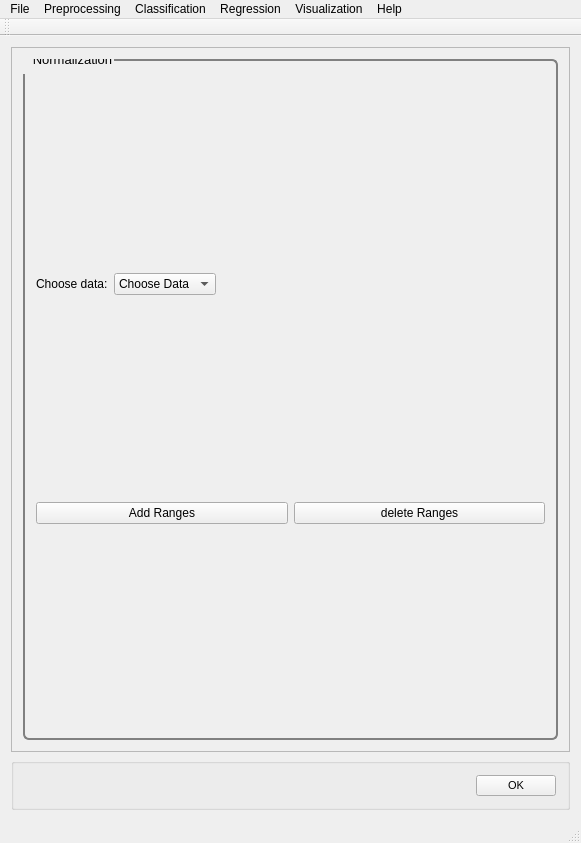
<?xml version="1.0" encoding="UTF-8"?>
<ui version="4.0">
    <class>MainWindow</class>
    <widget class="QMainWindow" name="MainWindow">
        <property name="geometry">
            <rect>
                <x>0</x>
                <y>0</y>
                <width>581</width>
                <height>843</height>
            </rect>
        </property>
        <property name="windowTitle">
            <string>PYSAT</string>
        </property>
        <widget class="QWidget" name="centralWidget">
            <layout class="QVBoxLayout" name="verticalLayout_9">
                <item>
                    <widget class="QScrollArea" name="scrollArea">
                        <property name="widgetResizable">
                            <bool>true</bool>
                        </property>
                        <widget class="QWidget" name="scrollAreaWidgetContents_2">
                            <property name="geometry">
                                <rect>
                                    <x>0</x>
                                    <y>0</y>
                                    <width>561</width>
                                    <height>721</height>
                                </rect>
                            </property>
                            <property name="font">
                                <font>
                                    <pointsize>8</pointsize>
                                </font>
                            </property>
                            <property name="styleSheet">
                                <string notr="true">QGroupBox {
                                    border: 2px solid gray;
                                    border-radius: 6px;
                                    margin-top: 0.5em;
                                    }

                                    QGroupBox::title {

                                    padding-top: -14px;
                                    padding-left: 8px;
                                    }
                                </string>
                            </property>
                            <layout class="QVBoxLayout" name="verticalLayout_8">
                                <item>
                                    <widget class="QGroupBox" name="normalization">
                                        <property name="font">
                                            <font>
                                                <pointsize>10</pointsize>
                                            </font>
                                        </property>
                                        <property name="title">
                                            <string>Normalization</string>
                                        </property>
                                        <layout class="QVBoxLayout" name="verticalLayout">
                                            <item>
                                                <layout class="QHBoxLayout" name="choosedata_layout">
                                                    <item>
                                                        <widget class="QLabel" name="regression_choosedata_label">
                                                            <property name="text">
                                                                <string>Choose data:</string>
                                                            </property>
                                                        </widget>
                                                    </item>
                                                    <item>
                                                        <widget class="QComboBox" name="regression_choosedata">
                                                            <property name="iconSize">
                                                                <size>
                                                                    <width>50</width>
                                                                    <height>20</height>
                                                                </size>
                                                            </property>
                                                            <item>
                                                                <property name="text">
                                                                    <string>Choose Data</string>
                                                                </property>
                                                            </item>
                                                            <item>
                                                                <property name="text">
                                                                    <string>Known Data</string>
                                                                </property>
                                                            </item>
                                                        </widget>
                                                    </item>
                                                    <item>
                                                        <spacer name="regression_choosedata_spacer">
                                                            <property name="orientation">
                                                                <enum>Qt::Horizontal</enum>
                                                            </property>
                                                            <property name="sizeHint" stdset="0">
                                                                <size>
                                                                    <width>40</width>
                                                                    <height>20</height>
                                                                </size>
                                                            </property>
                                                        </spacer>
                                                    </item>
                                                </layout>
                                            </item>
                                            <item>
                                                <layout class="QVBoxLayout" name="all_ranges_layout"/>
                                            </item>
                                            <item>
                                                <layout class="QHBoxLayout" name="min_max_horizontalLayout">
                                                    <item>
                                                        <widget class="QPushButton" name="add_ranges_button">
                                                            <property name="text">
                                                                <string>Add Ranges</string>
                                                            </property>
                                                        </widget>
                                                    </item>
                                                    <item>
                                                        <widget class="QPushButton" name="add_ranges_button_2">
                                                            <property name="text">
                                                                <string>delete Ranges</string>
                                                            </property>
                                                        </widget>
                                                    </item>
                                                </layout>
                                            </item>
                                        </layout>
                                    </widget>
                                </item>
                            </layout>
                        </widget>
                    </widget>
                </item>
                <item>
                    <widget class="QGroupBox" name="OK">
                        <layout class="QHBoxLayout" name="ok">
                            <item>
                                <spacer name="horizontalSpacer_5">
                                    <property name="orientation">
                                        <enum>Qt::Horizontal</enum>
                                    </property>
                                    <property name="sizeHint" stdset="0">
                                        <size>
                                            <width>40</width>
                                            <height>20</height>
                                        </size>
                                    </property>
                                </spacer>
                            </item>
                            <item>
                                <widget class="QPushButton" name="okButton">
                                    <property name="font">
                                        <font>
                                            <pointsize>8</pointsize>
                                        </font>
                                    </property>
                                    <property name="mouseTracking">
                                        <bool>false</bool>
                                    </property>
                                    <property name="text">
                                        <string>OK</string>
                                    </property>
                                </widget>
                            </item>
                        </layout>
                    </widget>
                </item>
            </layout>
        </widget>
        <widget class="QToolBar" name="mainToolBar">
            <attribute name="toolBarArea">
                <enum>TopToolBarArea</enum>
            </attribute>
            <attribute name="toolBarBreak">
                <bool>false</bool>
            </attribute>
        </widget>
        <widget class="QStatusBar" name="statusBar"/>
        <widget class="QMenuBar" name="menuBar">
            <property name="geometry">
                <rect>
                    <x>0</x>
                    <y>0</y>
                    <width>581</width>
                    <height>21</height>
                </rect>
            </property>
            <widget class="QMenu" name="menuFile">
                <property name="title">
                    <string>File</string>
                </property>
                <addaction name="actionLoad_Refence_Data"/>
                <addaction name="actionLoad_Unknown_Data"/>
                <addaction name="actionSet_output_location"/>
                <addaction name="separator"/>
                <addaction name="actionSave_Current_Plots"/>
                <addaction name="actionSave_Current_Data"/>
                <addaction name="separator"/>
                <addaction name="actionCreate_New_Workflow"/>
                <addaction name="actionSave_Current_Workflow"/>
                <addaction name="separator"/>
                <addaction name="actionExit"/>
            </widget>
            <widget class="QMenu" name="menuPreprocessing">
                <property name="title">
                    <string>Preprocessing</string>
                </property>
                <widget class="QMenu" name="menuBaseline_Removal">
                    <property name="title">
                        <string>Baseline Removal</string>
                    </property>
                    <addaction name="actionALS"/>
                    <addaction name="actionDietrich"/>
                    <addaction name="actionPolyFit"/>
                    <addaction name="actionAirPLS"/>
                    <addaction name="actionFABC"/>
                    <addaction name="actionKK"/>
                    <addaction name="actionMario"/>
                    <addaction name="actionMedian"/>
                    <addaction name="actionRubberband"/>
                    <addaction name="actionUndecimated_Wavelet"/>
                </widget>
                <widget class="QMenu" name="menuCalibration_Transfer">
                    <property name="title">
                        <string>Calibration Transfer</string>
                    </property>
                    <addaction name="actionRatio"/>
                    <addaction name="actionTommy_s_Methgod"/>
                    <addaction name="actionPiecewise_Direct_Standardization"/>
                    <addaction name="actionOthers_3"/>
                </widget>
                <addaction name="actionNormalization"/>
                <addaction name="actionNoise_Reduction"/>
                <addaction name="actionApply_Mask"/>
                <addaction name="actionInterpolate"/>
                <addaction name="actionInstrument_Response"/>
                <addaction name="menuBaseline_Removal"/>
                <addaction name="menuCalibration_Transfer"/>
                <addaction name="actionICA_2"/>
                <addaction name="actionPCA_2"/>
            </widget>
            <widget class="QMenu" name="menuRegression">
                <property name="title">
                    <string>Regression</string>
                </property>
                <addaction name="actionCross_Validation"/>
                <addaction name="actionTrain"/>
                <addaction name="actionPredict"/>
                <addaction name="actionCreate_N_Folds"/>
                <addaction name="actionCreate_Test_Folds"/>
                <addaction name="actionSubmodel_Ranges"/>
            </widget>
            <widget class="QMenu" name="menuHelp">
                <property name="title">
                    <string>Help</string>
                </property>
                <addaction name="actionIndex"/>
                <addaction name="actionContent_2"/>
                <addaction name="separator"/>
                <addaction name="actionAbout"/>
                <addaction name="actionAbout_QtCreator"/>
            </widget>
            <widget class="QMenu" name="menuClassification">
                <property name="title">
                    <string>Classification</string>
                </property>
                <widget class="QMenu" name="menuSupervised">
                    <property name="title">
                        <string>Supervised</string>
                    </property>
                    <addaction name="actionPLS_DA"/>
                    <addaction name="actionSIMCA"/>
                </widget>
                <widget class="QMenu" name="menuClustering">
                    <property name="title">
                        <string>Clustering</string>
                    </property>
                    <addaction name="actionK_means"/>
                    <addaction name="actionHierarchical_2"/>
                </widget>
                <addaction name="menuSupervised"/>
                <addaction name="menuClustering"/>
            </widget>
            <widget class="QMenu" name="menuVisualization">
                <property name="title">
                    <string>Visualization</string>
                </property>
                <addaction name="actionLine_Plot"/>
                <addaction name="action1_to_1_Plot"/>
                <addaction name="actionScatter_Plot"/>
            </widget>
            <addaction name="menuFile"/>
            <addaction name="menuPreprocessing"/>
            <addaction name="menuClassification"/>
            <addaction name="menuRegression"/>
            <addaction name="menuVisualization"/>
            <addaction name="menuHelp"/>
        </widget>
        <action name="actionLoad_Refence_Data">
            <property name="text">
                <string>Load Refence Data</string>
            </property>
        </action>
        <action name="actionLoad_Unknown_Data">
            <property name="text">
                <string>Load Unknown Data</string>
            </property>
        </action>
        <action name="actionSave_Current_Workflow">
            <property name="text">
                <string>Save Current Workflow</string>
            </property>
        </action>
        <action name="actionSave_Current_Plots">
            <property name="text">
                <string>Save Current Plots</string>
            </property>
        </action>
        <action name="actionSave_Current_Data">
            <property name="text">
                <string>Save Current Data</string>
            </property>
        </action>
        <action name="actionCreate_New_Workflow">
            <property name="text">
                <string>Create New Workflow</string>
            </property>
        </action>
        <action name="actionNoise_Reduction">
            <property name="text">
                <string>Noise Reduction</string>
            </property>
        </action>
        <action name="actionApply_Mask">
            <property name="text">
                <string>Apply Mask</string>
            </property>
        </action>
        <action name="actionInterpolate">
            <property name="text">
                <string>Interpolate (unknown to known)</string>
            </property>
        </action>
        <action name="actionInstrument_Response">
            <property name="text">
                <string>Instrument Response</string>
            </property>
        </action>
        <action name="actionALS">
            <property name="text">
                <string>ALS</string>
            </property>
        </action>
        <action name="actionDietrich">
            <property name="text">
                <string>Dietrich</string>
            </property>
        </action>
        <action name="actionPolyFit">
            <property name="text">
                <string>PolyFit</string>
            </property>
        </action>
        <action name="actionAirPLS">
            <property name="text">
                <string>AirPLS</string>
            </property>
        </action>
        <action name="actionFABC">
            <property name="text">
                <string>FABC</string>
            </property>
        </action>
        <action name="actionKK">
            <property name="text">
                <string>KK</string>
            </property>
        </action>
        <action name="actionMario">
            <property name="text">
                <string>Mario</string>
            </property>
        </action>
        <action name="actionMedian">
            <property name="text">
                <string>Median</string>
            </property>
        </action>
        <action name="actionRubberband">
            <property name="text">
                <string>Rubberband</string>
            </property>
        </action>
        <action name="actionUndecimated_Wavelet">
            <property name="text">
                <string>Undecimated Wavelet</string>
            </property>
        </action>
        <action name="actionRatio">
            <property name="text">
                <string>Ratio</string>
            </property>
        </action>
        <action name="actionTommy_s_Methgod">
            <property name="text">
                <string>Tommy's Method</string>
            </property>
        </action>
        <action name="actionPiecewise_Direct_Standardization">
            <property name="text">
                <string>Piecewise Direct Standardization</string>
            </property>
        </action>
        <action name="actionPCA">
            <property name="text">
                <string>PCA</string>
            </property>
        </action>
        <action name="actionICA">
            <property name="text">
                <string>ICA</string>
            </property>
        </action>
        <action name="actionK_Means">
            <property name="text">
                <string>K-Means</string>
            </property>
        </action>
        <action name="actionHierarchical">
            <property name="text">
                <string>Hierarchical</string>
            </property>
        </action>
        <action name="actionOthers">
            <property name="text">
                <string>Others...</string>
            </property>
        </action>
        <action name="actionOthers_2">
            <property name="text">
                <string>Others...</string>
            </property>
        </action>
        <action name="actionOthers_3">
            <property name="text">
                <string>Others...</string>
            </property>
        </action>
        <action name="actionPLS">
            <property name="text">
                <string>PLS</string>
            </property>
        </action>
        <action name="actionSM_PLS">
            <property name="text">
                <string>SM-PLS</string>
            </property>
        </action>
        <action name="actionICA_Regression">
            <property name="text">
                <string>ICA Regression</string>
            </property>
        </action>
        <action name="actionGaussian_Process">
            <property name="text">
                <string>Gaussian Process</string>
            </property>
        </action>
        <action name="actionMLP">
            <property name="text">
                <string>MLP</string>
            </property>
        </action>
        <action name="actionSVM">
            <property name="text">
                <string>SVM</string>
            </property>
        </action>
        <action name="actionOthers_4">
            <property name="text">
                <string>Others...</string>
            </property>
        </action>
        <action name="actionOthers_5">
            <property name="text">
                <string>Others...</string>
            </property>
        </action>
        <action name="actionIndex">
            <property name="text">
                <string>Index</string>
            </property>
        </action>
        <action name="actionContent_2">
            <property name="text">
                <string>Content</string>
            </property>
        </action>
        <action name="actionAbout">
            <property name="text">
                <string>About...</string>
            </property>
        </action>
        <action name="actionAbout_QtCreator">
            <property name="text">
                <string>About Qt...</string>
            </property>
        </action>
        <action name="actionExit">
            <property name="text">
                <string>Exit</string>
            </property>
        </action>
        <action name="actionNormalization">
            <property name="text">
                <string>Normalization</string>
            </property>
        </action>
        <action name="actionICA_2">
            <property name="text">
                <string>ICA</string>
            </property>
        </action>
        <action name="actionPCA_2">
            <property name="text">
                <string>PCA</string>
            </property>
        </action>
        <action name="actionPLS_DA">
            <property name="text">
                <string>PLS-DA</string>
            </property>
        </action>
        <action name="actionSIMCA">
            <property name="text">
                <string>SIMCA</string>
            </property>
        </action>
        <action name="actionK_means">
            <property name="text">
                <string>K-means</string>
            </property>
        </action>
        <action name="actionHierarchical_2">
            <property name="text">
                <string>Hierarchical</string>
            </property>
        </action>
        <action name="actionCross_Validation">
            <property name="text">
                <string>Cross Validation</string>
            </property>
        </action>
        <action name="actionTrain">
            <property name="text">
                <string>Train</string>
            </property>
        </action>
        <action name="actionPredict">
            <property name="text">
                <string>Predict</string>
            </property>
        </action>
        <action name="actionLine_Plot">
            <property name="text">
                <string>Line Plot</string>
            </property>
        </action>
        <action name="action1_to_1_Plot">
            <property name="text">
                <string>1 to 1 Plot</string>
            </property>
        </action>
        <action name="actionScatter_Plot">
            <property name="text">
                <string>Scatter Plot</string>
            </property>
        </action>
        <action name="actionSet_output_location">
            <property name="text">
                <string>Output Location</string>
            </property>
        </action>
        <action name="actionCreate_N_Folds">
            <property name="text">
                <string>Create N Folds</string>
            </property>
        </action>
        <action name="actionCreate_Test_Folds">
            <property name="text">
                <string>Create Test Folds</string>
            </property>
        </action>
        <action name="actionSubmodel_Ranges">
            <property name="text">
                <string>Submodel Ranges</string>
            </property>
        </action>
    </widget>
    <layoutdefault spacing="6" margin="11"/>
    <resources/>
    <connections/>
</ui>
